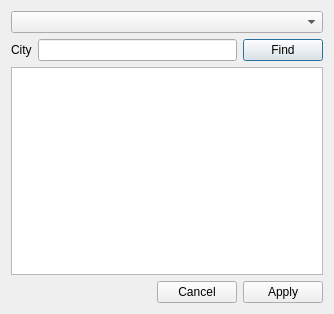
<?xml version="1.0" encoding="UTF-8"?>
<ui version="4.0">
 <class>DlgAddCity</class>
 <widget class="QDialog" name="DlgAddCity">
  <property name="geometry">
   <rect>
    <x>0</x>
    <y>0</y>
    <width>334</width>
    <height>314</height>
   </rect>
  </property>
  <property name="windowTitle">
   <string>Add City</string>
  </property>
  <layout class="QGridLayout" name="gridLayout">
   <item row="0" column="0" colspan="3">
    <widget class="QComboBox" name="comboProvider">
     <property name="sizePolicy">
      <sizepolicy hsizetype="Preferred" vsizetype="Preferred">
       <horstretch>0</horstretch>
       <verstretch>0</verstretch>
      </sizepolicy>
     </property>
     <property name="iconSize">
      <size>
       <width>17</width>
       <height>17</height>
      </size>
     </property>
    </widget>
   </item>
   <item row="1" column="0">
    <widget class="QLabel" name="labelCity">
     <property name="text">
      <string>City</string>
     </property>
    </widget>
   </item>
   <item row="1" column="1">
    <widget class="QLineEdit" name="editLocation"/>
   </item>
   <item row="1" column="2">
    <widget class="QPushButton" name="bttnFind">
     <property name="text">
      <string>Find</string>
     </property>
    </widget>
   </item>
   <item row="2" column="0" colspan="3">
    <widget class="QListWidget" name="cityList">
     <property name="iconSize">
      <size>
       <width>22</width>
       <height>22</height>
      </size>
     </property>
    </widget>
   </item>
   <item row="3" column="0" colspan="3">
    <widget class="QDialogButtonBox" name="buttonBox">
     <property name="orientation">
      <enum>Qt::Horizontal</enum>
     </property>
     <property name="standardButtons">
      <set>QDialogButtonBox::Apply|QDialogButtonBox::Cancel</set>
     </property>
    </widget>
   </item>
  </layout>
 </widget>
 <resources/>
 <connections>
  <connection>
   <sender>buttonBox</sender>
   <signal>accepted()</signal>
   <receiver>DlgAddCity</receiver>
   <slot>accept()</slot>
   <hints>
    <hint type="sourcelabel">
     <x>248</x>
     <y>254</y>
    </hint>
    <hint type="destinationlabel">
     <x>157</x>
     <y>274</y>
    </hint>
   </hints>
  </connection>
  <connection>
   <sender>buttonBox</sender>
   <signal>rejected()</signal>
   <receiver>DlgAddCity</receiver>
   <slot>reject()</slot>
   <hints>
    <hint type="sourcelabel">
     <x>316</x>
     <y>260</y>
    </hint>
    <hint type="destinationlabel">
     <x>286</x>
     <y>274</y>
    </hint>
   </hints>
  </connection>
 </connections>
</ui>
